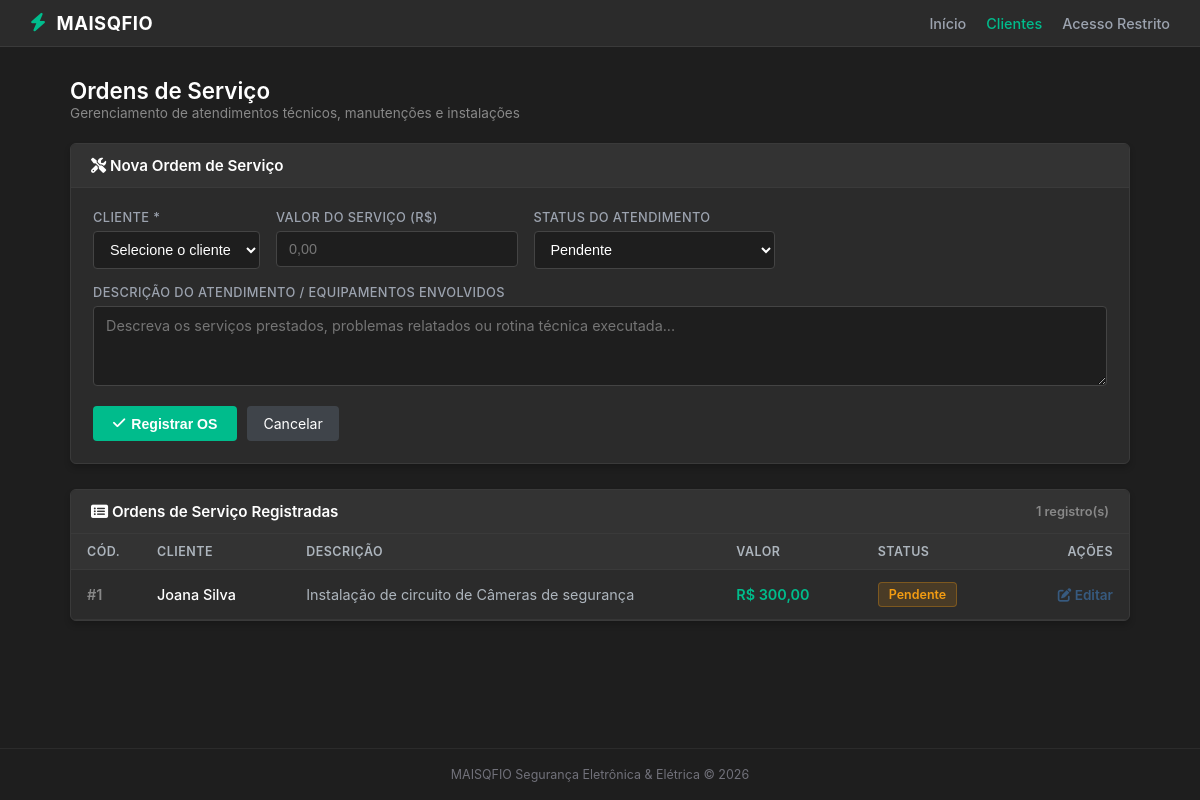
The app's page /servicos/ (signed in) with its own data.
### loja_app/models.py (models this page shows, shortened)
class OrdemServico(models.Model):
    STATUS_CHOICES = [
        ("Pendente", "Pendente"),
        ("Concluido", "Concluído"),
    ]
    cliente = models.ForeignKey(Cliente, on_delete=models.CASCADE)
    descricao = models.TextField()
    valor = models.DecimalField(max_digits=10, decimal_places=2)
    status = models.CharField(max_length=20, choices=STATUS_CHOICES, default="Pendente")
    data_criacao = models.DateTimeField(auto_now_add=True)

class Cliente(models.Model):
    nome = models.CharField(max_length=200)
    telefone = models.CharField(max_length=20)
    cep = models.CharField(max_length=9)
    rua = models.CharField(max_length=200)
    bairro = models.CharField(max_length=200)
    numero = models.CharField(max_length=20, blank=True, null=True)
    cidade = models.CharField(max_length=200)
    estado = models.CharField(max_length=2)

### loja_app/views.py (the view, shortened to what this page needs)
# urls.py: path("servicos/", views.cadastrar_servico, name="servicos"),
@login_required(login_url="login")
def cadastrar_servico(request, servico_id=None):
    servico = None
    if servico_id is not None:
        servico = get_object_or_404(OrdemServico, id=servico_id)
    clientes = Cliente.objects.all()
    servicos = OrdemServico.objects.select_related("cliente").order_by("-data_criacao")
    return render(request, "loja_app/servicos.html", {
        "clientes": clientes,
        "servicos": servicos,
        "servico": servico,
    })

### loja_app/templates/loja_app/servicos.html (shortened to what this page needs)
{% extends 'loja_app/base.html' %}
{% block content %}
<div style="margin-bottom: 22px;">
    <h2 style="font-weight: 600; color: #fff; font-size: 1.4rem;">Ordens de Serviço</h2>
    <span style="color: #888; font-size: 0.85rem;">Gerenciamento de atendimentos técnicos, manutenções e instalações</span>
</div>
<div class="admin-card">
    <div class="admin-card-header">
        <span>
            <i class="fas {% if servico %}fa-edit{% else %}fa-tools{% endif %} text-muted me-2"></i>
            {% if servico %}Editar Ordem de Serviço #{{ servico.id }}{% else %}Nova Ordem de Serviço{% endif %}
        </span>
    </div>
    <div class="admin-card-body">
        <form method="post" id="formServico">
            <div class="form-row">
                <div class="form-col col-6">
                    <div class="field-group">
                        <label for="cliente">Cliente *</label>
                        <select id="cliente" name="cliente" required>
                            <option value="">Selecione o cliente</option>
                        </select>
                    </div>
                </div>
                <div class="form-col col-3">
                    <div class="field-group">
                        <label for="valor">Valor do Serviço (R$)</label>
                        <input id="valor" type="number" step="0.01" name="valor" placeholder="0,00" value="{% if servico %}{{ servico.valor }}{% endif %}">
                    </div>
                </div>
                <div class="form-col col-3">
                    <div class="field-group">
                        <label for="status">Status do Atendimento</label>
                        <select id="status" name="status">
                            <option value="Pendente" {% if not servico or servico.status == "Pendente" %}selected{% endif %}>Pendente</option>
                        </select>
                    </div>
                </div>
                <div class="form-col col-12">
                    <div class="field-group">
                        <label for="descricao">Descrição do Atendimento / Equipamentos Envolvidos</label>
                        <textarea id="descricao" name="descricao" placeholder="Descreva os serviços prestados, problemas relatados ou rotina técnica executada...">{% if servico %}{{ servico.descricao }}{% endif %}</textarea>
                    </div>
                </div>
            </div>
            <div style="display: flex; gap: 10px; margin-top: 20px;">
                <button type="submit" class="btn-green">
                    <i class="fas fa-check"></i> {% if servico %}Salvar Alterações{% else %}Registrar OS{% endif %}
                </button>
                {% if servico %}
                    <a class="btn-gray" href="{% url 'servicos' %}">Cancelar</a>
                {% else %}
                    <a class="btn-gray" href="{% url 'index' %}">Cancelar</a>
                {% endif %}
            </div>
        </form>
    </div>
</div>
<div class="admin-card">
    <div class="admin-card-header">
        <span><i class="fas fa-list-alt text-muted me-2"></i> Ordens de Serviço Registradas</span>
        <span style="font-size: 0.8rem; color: #888;">{{ servicos|length }} registro(s)</span>
    </div>
    <div style="overflow-x: auto;">
        <table class="admin-table">
            <thead>
                <tr>
                    <th style="width: 70px;">Cód.</th>
                    <th>Cliente</th>
                    <th>Descrição</th>
                    <th>Valor</th>
                    <th>Status</th>
                    <th style="text-align: right;">Ações</th>
                </tr>
            </thead>
            <tbody>
                {% for item in servicos %}
                    <tr>
                        <td style="color: #888; font-weight: 600;">#{{ item.id }}</td>
                        <td style="color: #fff; font-weight: 500;">{{ item.cliente.nome }}</td>
                        <td style="color: #adb5bd; max-width: 320px; white-space: nowrap; overflow: hidden; text-overflow: ellipsis;">
                            {{ item.descricao|default:"—" }}
                        </td>
                        <td style="color: #00bc8c; font-weight: 600;">R$ {{ item.valor|default:"0,00" }}</td>
                        <td>
                            {% if item.status == "Concluido" %}
                                <span class="badge-os os-concluido">Concluído</span>
                            {% else %}
                                <span class="badge-os os-pendente">{{ item.get_status_display }}</span>
                            {% endif %}
                        </td>
                        <td style="text-align: right;">
                            <a class="link-edit" href="{% url 'editar_servico' item.id %}">
                                <i class="fas fa-edit me-1"></i> Editar
                            </a>
                        </td>
                    </tr>
                {% empty %}
                    <tr>
                        <td colspan="6" style="text-align: center; color: #777; padding: 24px;">
                            Nenhuma ordem de serviço cadastrada até ao momento.
                        </td>
                    </tr>
                {% endfor %}
            </tbody>
        </table>
    </div>
</div>
{% endblock %}

### loja_app/templates/loja_app/base.html (style rules this page uses)
* { box-sizing: border-box; margin: 0; padding: 0; }
body { background-color: #1e1e1e; color: #d1d5db; font-family: -apple-system, BlinkMacSystemFont, "Segoe UI", Roboto, "Helvetica Neue", Arial, sans-serif; font-size: 14px; min-height: 100vh; display: flex; flex-direction: column; }
.admin-card { background-color: #2b2b2b; border: 1px solid #3a3a3a; border-radius: 6px; margin-bottom: 25px; box-shadow: 0 4px 6px rgba(0, 0, 0, 0.2); overflow: hidden; }
.admin-card-header { background-color: #333333; border-bottom: 1px solid #3a3a3a; padding: 12px 20px; font-size: 0.95rem; font-weight: 600; color: #ffffff; display: flex; justify-content: space-between; align-items: center; }
.admin-card-body { padding: 22px; }
.form-row { display: flex; flex-wrap: wrap; margin: -8px; }
.form-col { padding: 8px; }
.col-12 { width: 100%; }
.col-3 { width: 25%; }
.field-group { display: flex; flex-direction: column; gap: 6px; }
.field-group label { font-size: 0.8rem; color: #9ca3af; font-weight: 500; text-transform: uppercase; letter-spacing: 0.4px; }
.field-group input { background-color: #1e1e1e; border: 1px solid #444444; color: #ffffff; padding: 9px 12px; border-radius: 4px; font-size: 0.9rem; outline: none; width: 100%; transition: border-color 0.2s, box-shadow 0.2s; }
.btn-green { background-color: #00bc8c; color: #ffffff; border: none; padding: 9px 20px; border-radius: 4px; font-weight: 600; font-size: 0.88rem; cursor: pointer; text-decoration: none; display: inline-flex; align-items: center; gap: 6px; transition: background 0.2s; }
.btn-gray { background-color: #3f444a; color: #ffffff; border: none; padding: 9px 16px; border-radius: 4px; font-size: 0.88rem; text-decoration: none; display: inline-flex; align-items: center; transition: background 0.2s; }
.admin-table { width: 100%; border-collapse: collapse; font-size: 0.9rem; }
.admin-table th { background-color: #333333; color: #adb5bd; padding: 10px 16px; text-align: left; font-weight: 600; font-size: 0.78rem; text-transform: uppercase; letter-spacing: 0.5px; border-bottom: 1px solid #3a3a3a; }
.admin-table td { padding: 12px 16px; border-bottom: 1px solid #363636; color: #d1d5db; }
.link-edit { color: #375a7f; text-decoration: none; font-weight: 600; font-size: 0.85rem; }

### loja_app/templates/loja_app/servicos.html (style rules this page uses)
.field-group textarea { background-color: #1e1e1e; border: 1px solid #444444; color: #ffffff; padding: 10px 12px; border-radius: 4px; font-size: 0.9rem; outline: none; width: 100%; resize: vertical; min-height: 80px; font-family: inherit; transition: border-color 0.2s; }
.field-group select { background-color: #1e1e1e; border: 1px solid #444444; color: #ffffff; padding: 9px 12px; border-radius: 4px; font-size: 0.9rem; outline: none; width: 100%; transition: border-color 0.2s; }
.badge-os { padding: 4px 10px; border-radius: 4px; font-size: 0.78rem; font-weight: 600; display: inline-block; }
.os-pendente { background-color: rgba(243, 156, 18, 0.15); color: #f39c12; border: 1px solid rgba(243, 156, 18, 0.3); }

### records on screen
OrdemServico: id "1", cliente.nome "Joana Silva", descricao "Instalação de circuito de Câmeras de segurança", valor "300,00", status "Pendente"

### other values on screen
{{ servicos|length }} "1"
